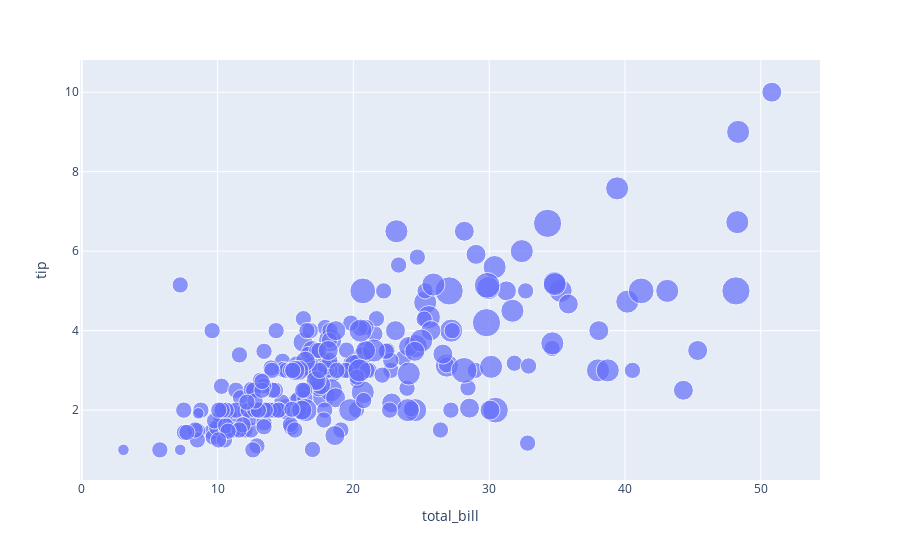

The code cell stored with this chart in its notebook:
### Code cell
px.scatter(tips,x='total_bill',y='tip',size='size')

### Figure 1 — Plotly figure (JSON) as saved in the notebook; plotly's stock layout.template omitted (floating-point values rounded to 4 significant figures; data arrays with more than 128 entries replaced by an {"elided": "..."} marker saying what was removed)
{"data": [{"hovertemplate": "total_bill=%{x}<br>tip=%{y}<br>size=%{marker.size}<extra></extra>", "legendgroup": "", "marker": {"color": "#636efa", "size": {"elided": "244 int values"}, "sizemode": "area", "sizeref": 0.015, "symbol": "circle"}, "mode": "markers", "name": "", "orientation": "v", "showlegend": false, "type": "scatter", "x": {"elided": "244 float values"}, "xaxis": "x", "y": {"elided": "244 float values"}, "yaxis": "y"}], "layout": {"legend": {"itemsizing": "constant", "tracegroupgap": 0}, "margin": {"t": 60}, "xaxis": {"anchor": "y", "domain": [0, 1], "title": {"text": "total_bill"}}, "yaxis": {"anchor": "x", "domain": [0, 1], "title": {"text": "tip"}}}}
